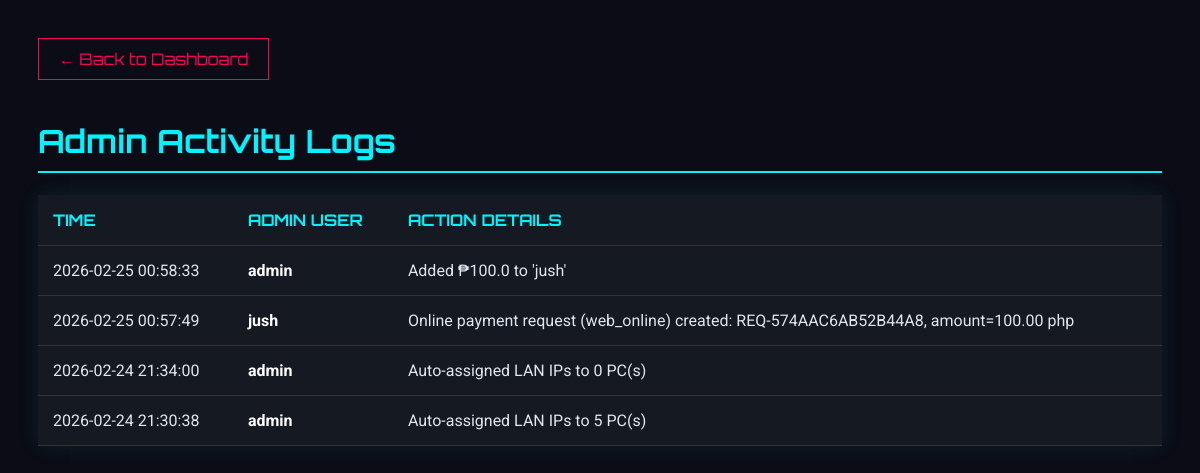
The page /logs (signed in) on the database as committed earlier.
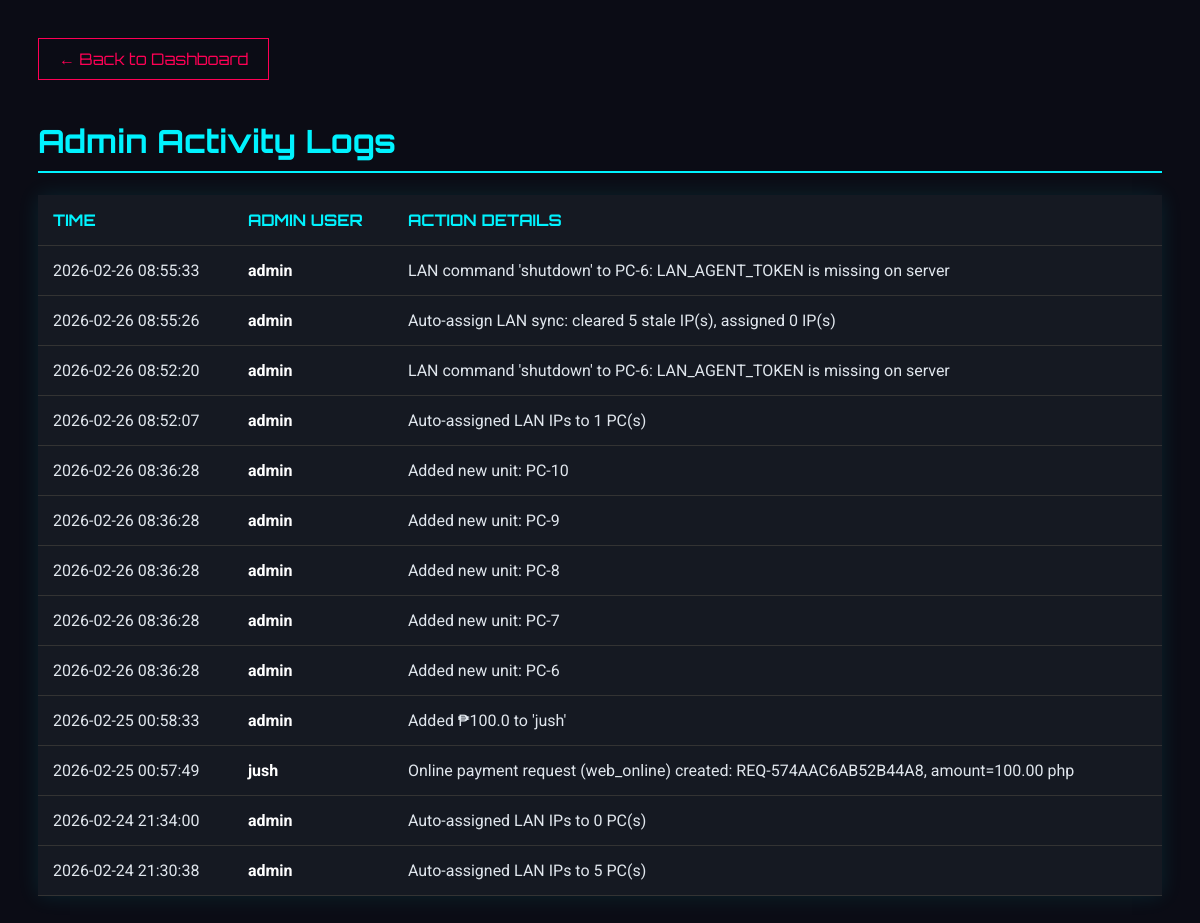
The same page on the database as committed later.
### app.py (models this page shows)
class AdminLog(db.Model):
    id = db.Column(db.Integer, primary_key=True)
    admin_name = db.Column(db.String(80))
    action = db.Column(db.String(255))
    timestamp = db.Column(db.DateTime, default=datetime.now)

### app.py (the view)
@app.route('/logs')
@login_required
def view_logs():
    if not current_user.is_admin: return redirect(url_for('index'))
    logs = AdminLog.query.order_by(AdminLog.timestamp.desc()).all()
    return render_template('logs.html', logs=logs)

### app.py (called while the page is built)
@login_manager.user_loader
def load_user(user_id):
    return User.query.get(int(user_id))

@app.before_request
def bootstrap_schema():
    if not getattr(app, "_schema_ready", False):
        db.create_all()
        ensure_pc_lan_ip_column()
        app._schema_ready = True

### templates/logs.html (shortened to what this page needs)
<!DOCTYPE html>
<html lang="en">
<head>
</head>
<body>
    <a href="/" class="back-btn">← Back to Dashboard</a>
    <h1>Admin Activity Logs</h1>
    <table>
        <thead>
            <tr>
                <th>Time</th>
                <th>Admin User</th>
                <th>Action Details</th>
            </tr>
        </thead>
        <tbody>
            {% for log in logs %}
            <tr>
                <td>{{ log.timestamp.strftime('%Y-%m-%d %H:%M:%S') }}</td>
                <td style="font-weight: bold; color: white;">{{ log.admin_name }}</td>
                <td>{{ log.action }}</td>
            </tr>
            {% else %}
            <tr>
                <td colspan="3" style="text-align:center; color:#666;">No logs found.</td>
            </tr>
            {% endfor %}
        </tbody>
    </table>
</body>
</html>

### templates/logs.html (style rules this page uses)
body { background-color: #0b0c15; color: #e0e6ed; font-family: 'Roboto', sans-serif; padding: 30px; }
h1 { font-family: 'Orbitron', sans-serif; color: #00f3ff; border-bottom: 2px solid #00f3ff; padding-bottom: 10px; }
table { width: 100%; border-collapse: collapse; background: #151922; margin-top: 20px; box-shadow: 0 0 20px rgba(0, 243, 255, 0.1); }
th, td { padding: 15px; text-align: left; border-bottom: 1px solid #333; }
th { color: #00f3ff; text-transform: uppercase; font-family: 'Orbitron', sans-serif; }
.back-btn { display: inline-block; margin-bottom: 20px; color: #ff0055; text-decoration: none; border: 1px solid #ff0055; padding: 10px 20px; font-family: 'Orbitron', sans-serif; }

Rows that differ between the two databases and show on the page:
added AdminLog: timestamp "2026-02-26 08:55:33", admin_name "admin", action "LAN command 'shutdown' to PC-6: LAN_AGENT_TOKEN is missing on server"
added AdminLog: timestamp "2026-02-26 08:55:26", admin_name "admin", action "Auto-assign LAN sync: cleared 5 stale IP(s), assigned 0 IP(s)"
added AdminLog: timestamp "2026-02-26 08:52:20", admin_name "admin", action "LAN command 'shutdown' to PC-6: LAN_AGENT_TOKEN is missing on server"
added AdminLog: timestamp "2026-02-26 08:52:07", admin_name "admin", action "Auto-assigned LAN IPs to 1 PC(s)"
added AdminLog: timestamp "2026-02-26 08:36:28", admin_name "admin", action "Added new unit: PC-10"
added AdminLog: timestamp "2026-02-26 08:36:28", admin_name "admin", action "Added new unit: PC-9"
added AdminLog: timestamp "2026-02-26 08:36:28", admin_name "admin", action "Added new unit: PC-8"
added AdminLog: timestamp "2026-02-26 08:36:28", admin_name "admin", action "Added new unit: PC-7"
added AdminLog: timestamp "2026-02-26 08:36:28", admin_name "admin", action "Added new unit: PC-6"
